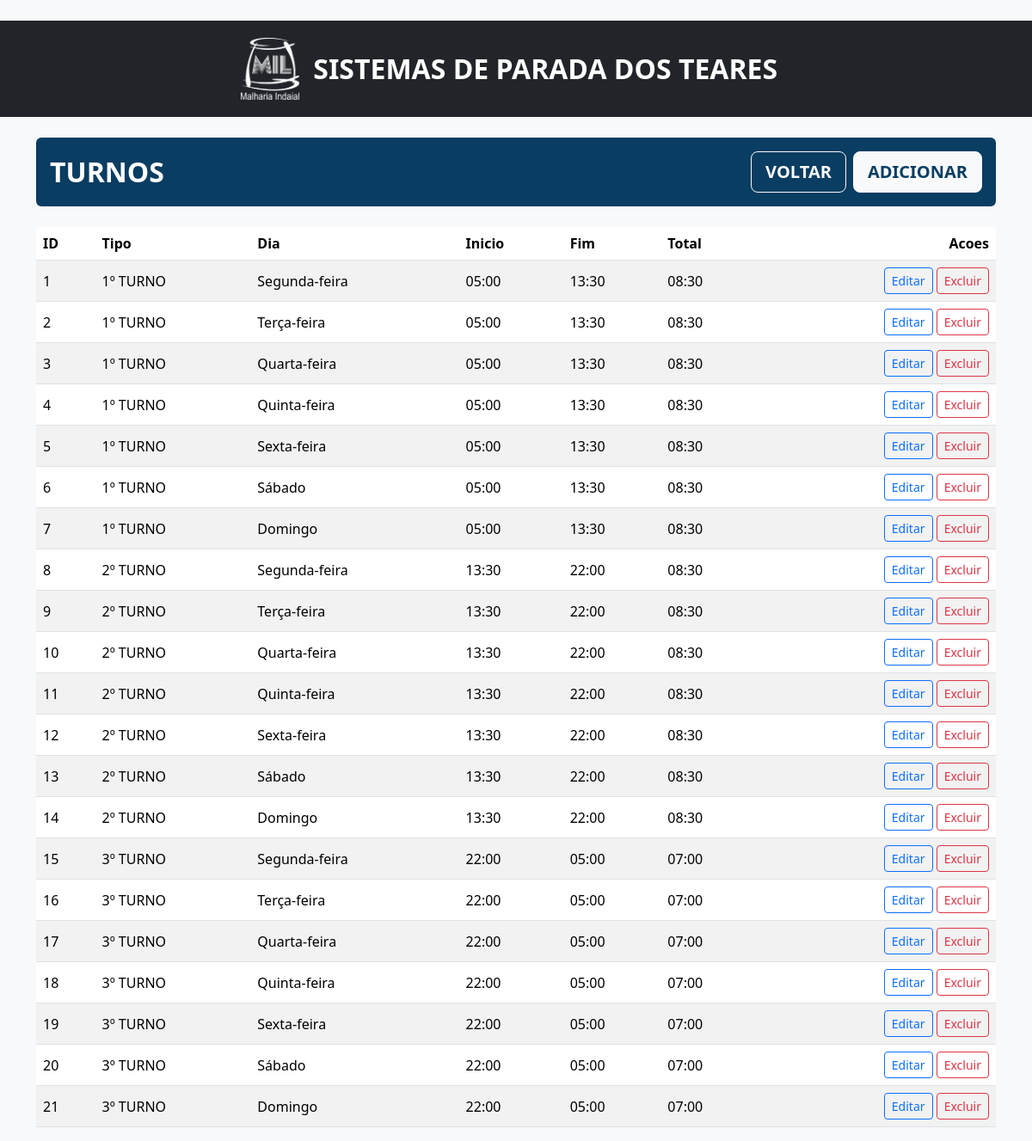
The page /shifts (signed in) on the database its author committed.
### tables this page shows
CREATE TABLE "shifts" (
                    id INTEGER PRIMARY KEY AUTOINCREMENT,
                    shift_type_id INTEGER,
                    day INTEGER NOT NULL DEFAULT 0,
                    start_1 TEXT,
                    end_1 TEXT,
                    total_minutes INTEGER NOT NULL DEFAULT 0,
                    FOREIGN KEY (shift_type_id) REFERENCES shift_types(id)
                );

CREATE TABLE shift_types (id INTEGER PRIMARY KEY AUTOINCREMENT, name TEXT NOT NULL UNIQUE);

### app.py (the view)
@app.route('/shifts')
@login_required
@level_required([5, 6])
def shifts_list():
    db = get_db()
    shifts = db.execute('''
        SELECT sh.*, st.name AS type_name
        FROM shifts sh
        LEFT JOIN shift_types st ON st.id = sh.shift_type_id
        ORDER BY sh.id
    ''').fetchall()
    return render_template('shifts.html', shifts=shifts)

### app.py (called while the page is built)
def user_level() -> int:
    try:
        return int(session.get('level', 0))
    except Exception:
        return 0

def level_required(allowed_levels):
    def decorator(func):
        @wraps(func)
        def wrapper(*args, **kwargs):
            if user_level() not in allowed_levels:
                flash('Acesso negado.', 'danger')
                return redirect(url_for('dashboard'))
            return func(*args, **kwargs)
        return wrapper
    return decorator

def format_total(total_minutes: Optional[int]) -> str:
    if total_minutes is None:
        return '-'
    hours = total_minutes // 60
    minutes = total_minutes % 60
    return f"{hours:02d}:{minutes:02d}"

def day_label(day: Optional[int]) -> str:
    try:
        return DAY_LABELS[int(day)]
    except Exception:
        return '-'

def login_required(view):
    @wraps(view)
    def wrapped(*args, **kwargs):
        if 'user_id' not in session:
            flash('Faça login para continuar.', 'warning')
            return redirect(url_for('login'))
        return view(*args, **kwargs)
    return wrapped

@app.context_processor
def inject_helpers():
    return {
        'day_label': day_label,
        'format_total': format_total,
        'user_level': user_level,
        'level_allowed': level_allowed,
    }

def ensure_reasons_seed(db: sqlite3.Connection) -> None:
    existing_codes = {row['code'] for row in db.execute('SELECT code FROM reasons').fetchall()}
    missing = [(code, desc) for code, desc in REASONS_SEED if code not in existing_codes]
    if missing:
        db.executemany('INSERT OR IGNORE INTO reasons (code, description) VALUES (?, ?)', missing)
        db.commit()

### templates/shifts.html
﻿{% extends "base.html" %}
{% block content %}
<div class="d-flex align-items-center justify-content-between mb-4 p-3 rounded" style="background:#0a3d62; color:#fff;">
  <h2 class="mb-0 fw-bold text-uppercase">TURNOS</h2>
  <div class="d-flex gap-2">
    <a class="btn btn-outline-light btn-lg fw-bold text-uppercase" href="{{ url_for('dashboard') }}">Voltar</a>
    <a class="btn btn-light btn-lg fw-bold text-uppercase" style="color:#0a3d62;" href="{{ url_for('shifts_create') }}">Adicionar</a>
  </div>
</div>
<table class="table table-striped align-middle">
  <thead>
    <tr>
      <th>ID</th>
      <th>Tipo</th>
      <th>Dia</th>
      <th>Inicio</th>
      <th>Fim</th>
      <th>Total</th>
      <th class="text-end">Acoes</th>
    </tr>
  </thead>
  <tbody>
    {% for h in shifts %}
    <tr>
      <td>{{ h['id'] }}</td>
      <td>{{ h['type_name'] or '-' }}</td>
      <td>{{ day_label(h['day']) }}</td>
      <td>{{ h['start_1'] }}</td>
      <td>{{ h['end_1'] }}</td>
      <td>{{ format_total(h['total_minutes']) }}</td>
      <td class="text-end">
        <a class="btn btn-sm btn-outline-primary" href="{{ url_for('shifts_edit', shift_id=h['id']) }}">Editar</a>
        <form method="post" action="{{ url_for('shifts_delete', shift_id=h['id']) }}" class="d-inline" onsubmit="return confirm('Remover turno?');">
          <button class="btn btn-sm btn-outline-danger">Excluir</button>
        </form>
      </td>
    </tr>
    {% endfor %}
  </tbody>
</table>
{% endblock %}

### rows shown on the page
shifts: id "1", name "1º TURNO", day "Segunda-feira", start_1 "05:00", end_1 "13:30", total_minutes "08:30"
shifts: id "2", name "1º TURNO", day "Terça-feira", start_1 "05:00", end_1 "13:30", total_minutes "08:30"
shifts: id "3", name "1º TURNO", day "Quarta-feira", start_1 "05:00", end_1 "13:30", total_minutes "08:30"
shifts: id "4", name "1º TURNO", day "Quinta-feira", start_1 "05:00", end_1 "13:30", total_minutes "08:30"
shifts: id "5", name "1º TURNO", day "Sexta-feira", start_1 "05:00", end_1 "13:30", total_minutes "08:30"
shifts: id "6", name "1º TURNO", day "Sábado", start_1 "05:00", end_1 "13:30", total_minutes "08:30"
shifts: id "7", name "1º TURNO", day "Domingo", start_1 "05:00", end_1 "13:30", total_minutes "08:30"
shifts: id "8", name "2º TURNO", day "Segunda-feira", start_1 "13:30", end_1 "22:00", total_minutes "08:30"
shifts: id "9", name "2º TURNO", day "Terça-feira", start_1 "13:30", end_1 "22:00", total_minutes "08:30"
shifts: id "10", name "2º TURNO", day "Quarta-feira", start_1 "13:30", end_1 "22:00", total_minutes "08:30"
shifts: id "11", name "2º TURNO", day "Quinta-feira", start_1 "13:30", end_1 "22:00", total_minutes "08:30"
shifts: id "12", name "2º TURNO", day "Sexta-feira", start_1 "13:30", end_1 "22:00", total_minutes "08:30"
shifts: id "13", name "2º TURNO", day "Sábado", start_1 "13:30", end_1 "22:00", total_minutes "08:30"
shifts: id "14", name "2º TURNO", day "Domingo", start_1 "13:30", end_1 "22:00", total_minutes "08:30"
shifts: id "15", name "3º TURNO", day "Segunda-feira", start_1 "22:00", end_1 "05:00", total_minutes "07:00"
shifts: id "16", name "3º TURNO", day "Terça-feira", start_1 "22:00", end_1 "05:00", total_minutes "07:00"
shifts: id "17", name "3º TURNO", day "Quarta-feira", start_1 "22:00", end_1 "05:00", total_minutes "07:00"
shifts: id "18", name "3º TURNO", day "Quinta-feira", start_1 "22:00", end_1 "05:00", total_minutes "07:00"
shifts: id "19", name "3º TURNO", day "Sexta-feira", start_1 "22:00", end_1 "05:00", total_minutes "07:00"
shifts: id "20", name "3º TURNO", day "Sábado", start_1 "22:00", end_1 "05:00", total_minutes "07:00"
shifts: id "21", name "3º TURNO", day "Domingo", start_1 "22:00", end_1 "05:00", total_minutes "07:00"
